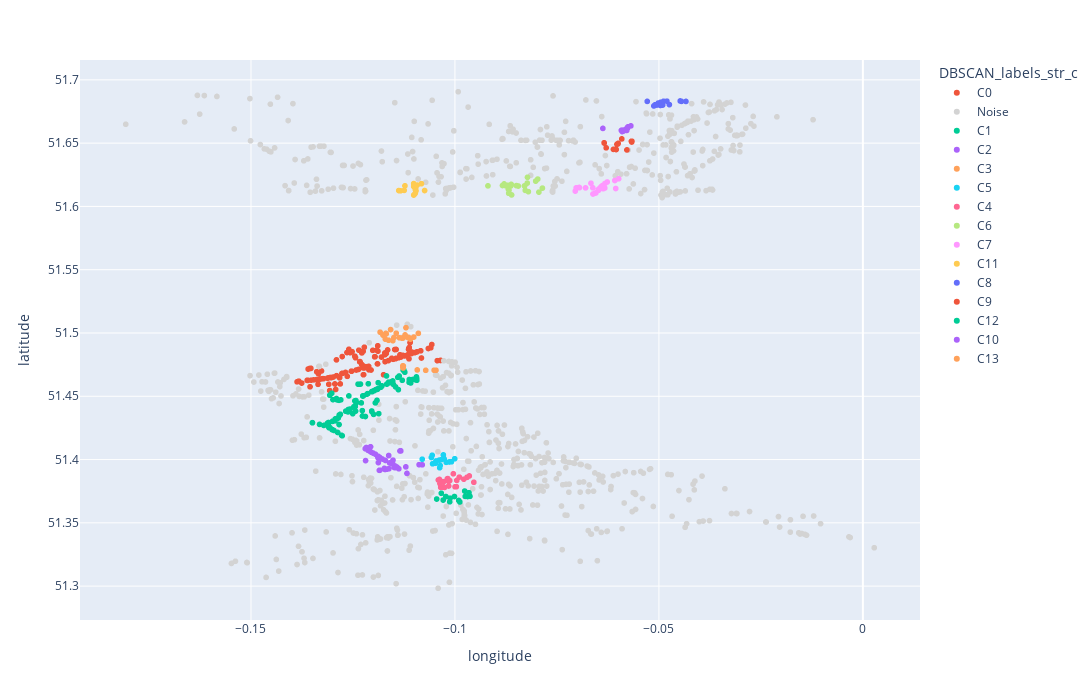

Source (notebook cell):
### Code cell
# visualise clusters 
fig = px.scatter(df_1_driver_dst, 
                 x = "longitude", 
                 y = "latitude",
                 width = 1300,
                 height = 700,
                 color = 'DBSCAN_labels_str_c',
                 color_discrete_map = {"Noise":"lightgray"}
                 )

fig.show()

### Figure 1 — Plotly figure (JSON) as saved in the notebook; plotly's stock layout.template omitted (floating-point values rounded to 4 significant figures; data arrays with more than 128 entries replaced by an {"elided": "..."} marker saying what was removed)
{"data": [{"hovertemplate": "DBSCAN_labels_str_c=C0<br>longitude=%{x}<br>latitude=%{y}<extra></extra>", "legendgroup": "C0", "marker": {"color": "#EF553B", "symbol": "circle"}, "mode": "markers", "name": "C0", "showlegend": true, "type": "scattergl", "x": {"elided": "146 float values"}, "xaxis": "x", "y": {"elided": "146 float values"}, "yaxis": "y"}, {"hovertemplate": "DBSCAN_labels_str_c=Noise<br>longitude=%{x}<br>latitude=%{y}<extra></extra>", "legendgroup": "Noise", "marker": {"color": "lightgray", "symbol": "circle"}, "mode": "markers", "name": "Noise", "showlegend": true, "type": "scattergl", "x": {"elided": "838 float values"}, "xaxis": "x", "y": {"elided": "838 float values"}, "yaxis": "y"}, {"hovertemplate": "DBSCAN_labels_str_c=C1<br>longitude=%{x}<br>latitude=%{y}<extra></extra>", "legendgroup": "C1", "marker": {"color": "#00cc96", "symbol": "circle"}, "mode": "markers", "name": "C1", "showlegend": true, "type": "scattergl", "x": [-0.1308, -0.1306, -0.1187, -0.1094, -0.131, -0.1166, -0.1307, -0.1284, -0.1199, -0.1281, -0.1238, -0.1189, -0.1281, -0.1262, -0.1104, -0.1158, -0.1294, -0.1125, -0.1264, -0.1129, -0.1268, -0.1112, -0.1278, -0.1245, -0.1308, -0.1093, -0.1227, -0.1295, -0.1291, -0.1232, -0.1157, -0.1257, -0.1212, -0.1261, -0.1289, -0.1203, -0.1234, -0.1224, -0.1244, -0.1137, -0.1284, -0.1214, -0.1198, -0.1195, -0.1204, -0.1226, -0.1194, -0.119, -0.1204, -0.1139, -0.1193, -0.1227, -0.1126, -0.1226, -0.1226, -0.1188, -0.1311, -0.1245, -0.1321, -0.114, -0.131, -0.1216, -0.1312, -0.13, -0.1153, -0.1297, -0.1301, -0.119, -0.1243, -0.1283, -0.1262, -0.1146, -0.123, -0.1349, -0.1261, -0.1332, -0.1251, -0.1288, -0.1244, -0.1308, -0.1163, -0.13, -0.1299, -0.1313, -0.1276, -0.1292, -0.1204, -0.1214, -0.1125, -0.1168, -0.129, -0.1181, -0.1096, -0.1127, -0.1241, -0.1123, -0.128, -0.1094, -0.1158, -0.1301, -0.122, -0.1294, -0.1155, -0.131, -0.1284, -0.1199, -0.1286, -0.1301, -0.1349, -0.1226, -0.1191, -0.1284, -0.1302, -0.1286, -0.1151, -0.1179, -0.1167, -0.1108, -0.1248, -0.1226, -0.1112, -0.126], "xaxis": "x", "y": [51.43, 51.43, 51.44, 51.46, 51.43, 51.46, 51.45, 51.43, 51.45, 51.44, 51.46, 51.46, 51.44, 51.44, 51.46, 51.46, 51.43, 51.47, 51.44, 51.46, 51.44, 51.46, 51.42, 51.44, 51.43, 51.46, 51.43, 51.43, 51.45, 51.46, 51.46, 51.44, 51.46, 51.44, 51.45, 51.45, 51.46, 51.45, 51.44, 51.47, 51.45, 51.45, 51.45, 51.44, 51.45, 51.45, 51.46, 51.46, 51.44, 51.46, 51.46, 51.44, 51.47, 51.45, 51.45, 51.46, 51.43, 51.45, 51.43, 51.46, 51.43, 51.45, 51.43, 51.43, 51.46, 51.42, 51.42, 51.46, 51.45, 51.43, 51.44, 51.46, 51.44, 51.43, 51.44, 51.43, 51.44, 51.42, 51.44, 51.43, 51.46, 51.43, 51.45, 51.43, 51.42, 51.43, 51.44, 51.45, 51.47, 51.47, 51.43, 51.46, 51.46, 51.47, 51.45, 51.47, 51.45, 51.47, 51.46, 51.42, 51.43, 51.43, 51.46, 51.43, 51.43, 51.44, 51.43, 51.42, 51.43, 51.45, 51.45, 51.44, 51.45, 51.43, 51.46, 51.46, 51.46, 51.46, 51.44, 51.45, 51.46, 51.45], "yaxis": "y"}, {"hovertemplate": "DBSCAN_labels_str_c=C2<br>longitude=%{x}<br>latitude=%{y}<extra></extra>", "legendgroup": "C2", "marker": {"color": "#ab63fa", "symbol": "circle"}, "mode": "markers", "name": "C2", "showlegend": true, "type": "scattergl", "x": [-0.1149, -0.1162, -0.1209, -0.1213, -0.1207, -0.1156, -0.1188, -0.122, -0.1152, -0.1138, -0.1213, -0.1133, -0.1155, -0.1184, -0.1155, -0.1178, -0.1186, -0.116, -0.1158, -0.1195, -0.108, -0.1173, -0.1152, -0.1205, -0.1135, -0.1186, -0.117, -0.1142, -0.1189, -0.1162, -0.12, -0.1185, -0.1189, -0.1088, -0.1171, -0.1217, -0.1158, -0.1166, -0.1147, -0.1172, -0.1184, -0.1185, -0.112, -0.1219, -0.1145, -0.1156, -0.1133, -0.1118, -0.1145], "xaxis": "x", "y": [51.39, 51.4, 51.41, 51.41, 51.41, 51.4, 51.4, 51.41, 51.4, 51.39, 51.41, 51.41, 51.4, 51.4, 51.4, 51.4, 51.4, 51.4, 51.4, 51.4, 51.4, 51.39, 51.4, 51.41, 51.41, 51.4, 51.4, 51.39, 51.4, 51.39, 51.41, 51.39, 51.4, 51.4, 51.39, 51.41, 51.4, 51.39, 51.39, 51.39, 51.39, 51.4, 51.39, 51.4, 51.39, 51.4, 51.41, 51.39, 51.39], "yaxis": "y"}, {"hovertemplate": "DBSCAN_labels_str_c=C3<br>longitude=%{x}<br>latitude=%{y}<extra></extra>", "legendgroup": "C3", "marker": {"color": "#FFA15A", "symbol": "circle"}, "mode": "markers", "name": "C3", "showlegend": true, "type": "scattergl", "x": [-0.113, -0.1184, -0.1114, -0.1128, -0.112, -0.109, -0.1144, -0.115, -0.1136, -0.1152, -0.1109, -0.1168, -0.1169, -0.1171, -0.1176, -0.1101, -0.1163, -0.1158, -0.1122, -0.1115, -0.1128], "xaxis": "x", "y": [51.5, 51.5, 51.5, 51.5, 51.5, 51.5, 51.5, 51.5, 51.5, 51.49, 51.5, 51.5, 51.5, 51.5, 51.5, 51.5, 51.49, 51.5, 51.5, 51.5, 51.5], "yaxis": "y"}, {"hovertemplate": "DBSCAN_labels_str_c=C5<br>longitude=%{x}<br>latitude=%{y}<extra></extra>", "legendgroup": "C5", "marker": {"color": "#19d3f3", "symbol": "circle"}, "mode": "markers", "name": "C5", "showlegend": true, "type": "scattergl", "x": [-0.1037, -0.1038, -0.1013, -0.1021, -0.1036, -0.1055, -0.1009, -0.1033, -0.1001, -0.1056, -0.1028, -0.1046, -0.1058, -0.1027, -0.1014, -0.108, -0.1048], "xaxis": "x", "y": [51.39, 51.4, 51.4, 51.4, 51.4, 51.4, 51.4, 51.4, 51.4, 51.4, 51.4, 51.4, 51.4, 51.4, 51.4, 51.4, 51.4], "yaxis": "y"}, {"hovertemplate": "DBSCAN_labels_str_c=C4<br>longitude=%{x}<br>latitude=%{y}<extra></extra>", "legendgroup": "C4", "marker": {"color": "#FF6692", "symbol": "circle"}, "mode": "markers", "name": "C4", "showlegend": true, "type": "scattergl", "x": [-0.09892, -0.1018, -0.1035, -0.1016, -0.1037, -0.09703, -0.09997, -0.1027, -0.1019, -0.1029, -0.1038, -0.09705, -0.1026, -0.09956, -0.1041, -0.09537, -0.09965, -0.1004, -0.1018, -0.09783, -0.1013, -0.1037, -0.09648], "xaxis": "x", "y": [51.39, 51.38, 51.38, 51.38, 51.38, 51.39, 51.38, 51.38, 51.38, 51.38, 51.38, 51.39, 51.38, 51.38, 51.38, 51.38, 51.38, 51.39, 51.38, 51.38, 51.38, 51.38, 51.39], "yaxis": "y"}, {"hovertemplate": "DBSCAN_labels_str_c=C6<br>longitude=%{x}<br>latitude=%{y}<extra></extra>", "legendgroup": "C6", "marker": {"color": "#B6E880", "symbol": "circle"}, "mode": "markers", "name": "C6", "showlegend": true, "type": "scattergl", "x": [-0.08705, -0.08494, -0.07942, -0.08222, -0.07856, -0.0863, -0.08621, -0.08672, -0.08768, -0.08794, -0.09191, -0.08227, -0.08294, -0.07971, -0.08699, -0.08275, -0.082, -0.0865, -0.08611, -0.08021, -0.08703, -0.08684, -0.08447, -0.08656, -0.0864, -0.08295, -0.08695, -0.08675, -0.08723, -0.08649, -0.08834], "xaxis": "x", "y": [51.62, 51.62, 51.61, 51.62, 51.61, 51.62, 51.62, 51.62, 51.62, 51.62, 51.62, 51.62, 51.62, 51.62, 51.62, 51.61, 51.61, 51.62, 51.61, 51.62, 51.62, 51.61, 51.62, 51.62, 51.62, 51.62, 51.61, 51.61, 51.62, 51.62, 51.62], "yaxis": "y"}, {"hovertemplate": "DBSCAN_labels_str_c=C7<br>longitude=%{x}<br>latitude=%{y}<extra></extra>", "legendgroup": "C7", "marker": {"color": "#FF97FF", "symbol": "circle"}, "mode": "markers", "name": "C7", "showlegend": true, "type": "scattergl", "x": [-0.0662, -0.06566, -0.06666, -0.06431, -0.06617, -0.06324, -0.07003, -0.06948, -0.06486, -0.06545, -0.07029, -0.06383, -0.0705, -0.06363, -0.06267, -0.06403, -0.06953, -0.0608, -0.06413, -0.06456, -0.06327, -0.06059, -0.06478, -0.06423, -0.06798, -0.05986], "xaxis": "x", "y": [51.61, 51.61, 51.62, 51.61, 51.61, 51.62, 51.61, 51.61, 51.61, 51.61, 51.61, 51.62, 51.61, 51.61, 51.62, 51.62, 51.61, 51.62, 51.62, 51.61, 51.61, 51.61, 51.61, 51.62, 51.61, 51.62], "yaxis": "y"}, {"hovertemplate": "DBSCAN_labels_str_c=C11<br>longitude=%{x}<br>latitude=%{y}<extra></extra>", "legendgroup": "C11", "marker": {"color": "#FECB52", "symbol": "circle"}, "mode": "markers", "name": "C11", "showlegend": true, "type": "scattergl", "x": [-0.1082, -0.1125, -0.1093, -0.1096, -0.1097, -0.1097, -0.1101, -0.1134, -0.1101, -0.1123, -0.1095, -0.1101, -0.1138, -0.1096, -0.11, -0.1074], "xaxis": "x", "y": [51.62, 51.61, 51.62, 51.61, 51.61, 51.61, 51.62, 51.61, 51.61, 51.62, 51.61, 51.62, 51.61, 51.61, 51.61, 51.61], "yaxis": "y"}, {"hovertemplate": "DBSCAN_labels_str_c=C8<br>longitude=%{x}<br>latitude=%{y}<extra></extra>", "legendgroup": "C8", "marker": {"color": "#636efa", "symbol": "circle"}, "mode": "markers", "name": "C8", "showlegend": true, "type": "scattergl", "x": [-0.0505, -0.04478, -0.04887, -0.04338, -0.04942, -0.05124, -0.04449, -0.04954, -0.04743, -0.05122, -0.05286, -0.04965, -0.04908, -0.05071, -0.05094, -0.04804, -0.05016], "xaxis": "x", "y": [51.68, 51.68, 51.68, 51.68, 51.68, 51.68, 51.68, 51.68, 51.68, 51.68, 51.68, 51.68, 51.68, 51.68, 51.68, 51.68, 51.68], "yaxis": "y"}, {"hovertemplate": "DBSCAN_labels_str_c=C9<br>longitude=%{x}<br>latitude=%{y}<extra></extra>", "legendgroup": "C9", "marker": {"color": "#EF553B", "symbol": "circle"}, "mode": "markers", "name": "C9", "showlegend": true, "type": "scattergl", "x": [-0.06343, -0.05667, -0.06004, -0.06294, -0.06026, -0.05661, -0.06028, -0.05911, -0.06341, -0.05785, -0.06001, -0.06048, -0.06115, -0.06054, -0.05674], "xaxis": "x", "y": [51.65, 51.65, 51.65, 51.65, 51.65, 51.65, 51.65, 51.65, 51.65, 51.64, 51.65, 51.64, 51.65, 51.65, 51.65], "yaxis": "y"}, {"hovertemplate": "DBSCAN_labels_str_c=C12<br>longitude=%{x}<br>latitude=%{y}<extra></extra>", "legendgroup": "C12", "marker": {"color": "#00cc96", "symbol": "circle"}, "mode": "markers", "name": "C12", "showlegend": true, "type": "scattergl", "x": [-0.09748, -0.09632, -0.1045, -0.1033, -0.1013, -0.0988, -0.1022, -0.1029, -0.0969, -0.1012, -0.09656, -0.09761, -0.1001, -0.09907, -0.09657], "xaxis": "x", "y": [51.37, 51.37, 51.37, 51.37, 51.37, 51.37, 51.37, 51.37, 51.37, 51.37, 51.37, 51.38, 51.37, 51.37, 51.37], "yaxis": "y"}, {"hovertemplate": "DBSCAN_labels_str_c=C10<br>longitude=%{x}<br>latitude=%{y}<extra></extra>", "legendgroup": "C10", "marker": {"color": "#ab63fa", "symbol": "circle"}, "mode": "markers", "name": "C10", "showlegend": true, "type": "scattergl", "x": [-0.05882, -0.05769, -0.05688, -0.05869, -0.05921, -0.05826, -0.05904, -0.05902, -0.05878, -0.06374, -0.05873, -0.05826, -0.05778, -0.0579, -0.05762], "xaxis": "x", "y": [51.66, 51.66, 51.66, 51.66, 51.66, 51.66, 51.66, 51.66, 51.66, 51.66, 51.66, 51.66, 51.66, 51.66, 51.66], "yaxis": "y"}, {"hovertemplate": "DBSCAN_labels_str_c=C13<br>longitude=%{x}<br>latitude=%{y}<extra></extra>", "legendgroup": "C13", "marker": {"color": "#FFA15A", "symbol": "circle"}, "mode": "markers", "name": "C13", "showlegend": true, "type": "scattergl", "x": [-0.1072, -0.1127, -0.1127, -0.1047, -0.1128, -0.1126, -0.1051, -0.1092, -0.1127, -0.1128], "xaxis": "x", "y": [51.47, 51.47, 51.47, 51.47, 51.47, 51.47, 51.47, 51.47, 51.47, 51.47], "yaxis": "y"}], "layout": {"height": 700, "legend": {"title": {"text": "DBSCAN_labels_str_c"}, "tracegroupgap": 0}, "margin": {"t": 60}, "width": 1300, "xaxis": {"anchor": "y", "autorange": true, "domain": [0, 1], "range": [-0.1917, 0.01381], "title": {"text": "longitude"}, "type": "linear"}, "yaxis": {"anchor": "x", "autorange": true, "domain": [0, 1], "range": [51.27, 51.72], "title": {"text": "latitude"}, "type": "linear"}}}
